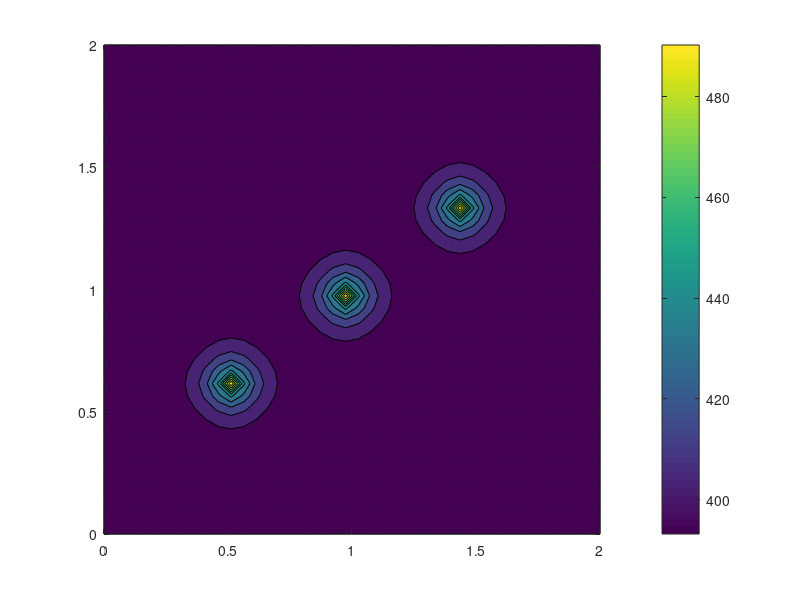
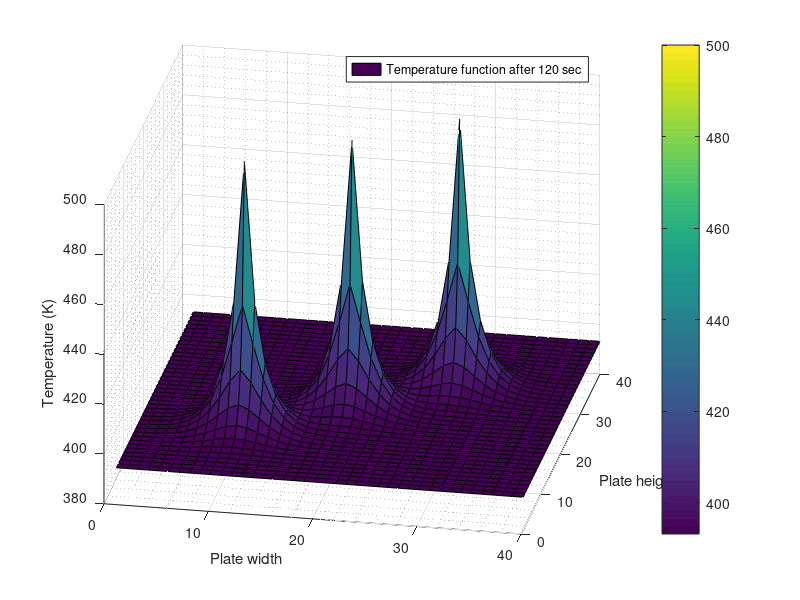

MATLAB code to generate these figures, in order:
clc
clear
close all
 

% Initializing all conditions pertaining the the function
% Width
w = 2;
dw = 0.05;
Lw = w/dw;
 

% Height
h = 2;
dh = 0.05;
Lh = h/dh;
 
% Timestep
dt = 0.1;
T_sim = 120;

% Thermal conductivity (m^2/s)
% Aluminium
a = 9.7e-5;
 
% Boundary conditions
T = ones(Lh,Lw) * 393.15;
 

% Set initial heat source in the middle
hp1_x = round(Lw / 2)-9;
hp1_y = round(Lh / 2)-7;
T(hp1_y, hp1_x) = 500;
 

hp2_x = round(Lw / 2)+9;
hp2_y = round(Lh / 2)+7;
T(hp2_y, hp2_x) = 500;

hp3_x = round(Lw / 2);
hp3_y = round(Lh / 2);
T(hp3_y, hp3_x) = 700;





% Meshgrid setup
x = linspace(0,w,40);
y = linspace(0,h,40);
[X, Y] = meshgrid(x,y);

% filename = 'result.mp4';
% writerObj = VideoWriter(filename, 'MPEG-4');
% open(writerObj);

% figure;
% fig1 = subplot(2,4,1:4);
% fig2 = subplot(2,4,5:8);


% Run the function for each time interval
for t = 0:dt:T_sim
    T_new = T; % Create a copy of T to update values
    for i = 2:Lw-1
        for j = 2:Lh-1
            term1 = (T(j, i-1) - 2*T(j,i) + T(j, i+1));
            term2 = (T(j-1, i) - 2*T(j, i) + T(j+1, i));
            T_new(j, i) = T(j, i) + a * dt * ((term1 / dw^2) + (term2 / dh^2));       
        end
    end
    T = T_new; % Update T with the new values

    T(hp1_y, hp1_x) = 500;
    T(hp2_y, hp2_x) = 500;
    T(hp3_y, hp3_x) = 500;


    % subplot(fig1);
    % surf(T)
    % colorbar
    % grid minor
    % title(num2str(t))
    % view([10.7092,28.5708])

    % subplot(fig2);
    % contourf(X,Y,T)
    % colorbar
    % grid minor
    % xlabel('Plate width');
    % ylabel('Plate height');
    % zlabel('Temperature (K)');


    % frame = getframe(gcf);
    % writeVideo(writerObj, frame);

    % drawnow;

end


% close(writerObj)

 

% Display Result
figure()
contourf(X,Y,T)
grid minor
colorbar
 
figure()
surf(T)
grid minor
colorbar
view([10.7092,28.5708])
 
% Legend and label
xlabel('Plate width');
ylabel('Plate height');
zlabel('Temperature (K)');
legend(['Temperature function after ', num2str(T_sim), ' sec'], 'Location', 'NorthEast');
